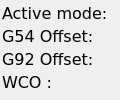
                  <widget class="QWidget" name="frmCoordOffsetsLabels" native="true">
                   <property name="sizePolicy">
                    <sizepolicy hsizetype="Minimum" vsizetype="Expanding">
                     <horstretch>0</horstretch>
                     <verstretch>0</verstretch>
                    </sizepolicy>
                   </property>
                   <property name="maximumSize">
                    <size>
                     <width>120</width>
                     <height>16777215</height>
                    </size>
                   </property>
                   <layout class="QVBoxLayout" name="verticalLayout_4">
                    <property name="spacing">
                     <number>0</number>
                    </property>
                    <property name="leftMargin">
                     <number>2</number>
                    </property>
                    <property name="topMargin">
                     <number>0</number>
                    </property>
                    <property name="rightMargin">
                     <number>0</number>
                    </property>
                    <property name="bottomMargin">
                     <number>0</number>
                    </property>
                    <item>
                     <widget class="QLabel" name="lblG5xMode">
                      <property name="sizePolicy">
                       <sizepolicy hsizetype="Minimum" vsizetype="Fixed">
                        <horstretch>0</horstretch>
                        <verstretch>0</verstretch>
                       </sizepolicy>
                      </property>
                      <property name="minimumSize">
                       <size>
                        <width>0</width>
                        <height>0</height>
                       </size>
                      </property>
                      <property name="font">
                       <font>
                        <family>DejaVu Sans</family>
                        <pointsize>12</pointsize>
                       </font>
                      </property>
                      <property name="cursor">
                       <cursorShape>CrossCursor</cursorShape>
                      </property>
                      <property name="text">
                       <string>Active mode:</string>
                      </property>
                     </widget>
                    </item>
                    <item>
                     <widget class="QLabel" name="lblOffsetActif">
                      <property name="sizePolicy">
                       <sizepolicy hsizetype="Minimum" vsizetype="Fixed">
                        <horstretch>0</horstretch>
                        <verstretch>0</verstretch>
                       </sizepolicy>
                      </property>
                      <property name="font">
                       <font>
                        <family>DejaVu Sans</family>
                        <pointsize>12</pointsize>
                       </font>
                      </property>
                      <property name="text">
                       <string>G54 Offset:</string>
                      </property>
                     </widget>
                    </item>
                    <item>
                     <widget class="QLabel" name="lblOffsetG92">
                      <property name="sizePolicy">
                       <sizepolicy hsizetype="Minimum" vsizetype="Fixed">
                        <horstretch>0</horstretch>
                        <verstretch>0</verstretch>
                       </sizepolicy>
                      </property>
                      <property name="font">
                       <font>
                        <family>DejaVu Sans</family>
                        <pointsize>12</pointsize>
                       </font>
                      </property>
                      <property name="text">
                       <string>G92 Offset:</string>
                      </property>
                     </widget>
                    </item>
                    <item>
                     <widget class="QLabel" name="lblOffsetWco">
                      <property name="sizePolicy">
                       <sizepolicy hsizetype="Minimum" vsizetype="Fixed">
                        <horstretch>0</horstretch>
                        <verstretch>0</verstretch>
                       </sizepolicy>
                      </property>
                      <property name="font">
                       <font>
                        <family>DejaVu Sans</family>
                        <pointsize>12</pointsize>
                       </font>
                      </property>
                      <property name="toolTip">
                       <string>Working Coordinate Offset</string>
                      </property>
                      <property name="text">
                       <string>WCO :</string>
                      </property>
                     </widget>
                    </item>
                   </layout>
                  </widget>
